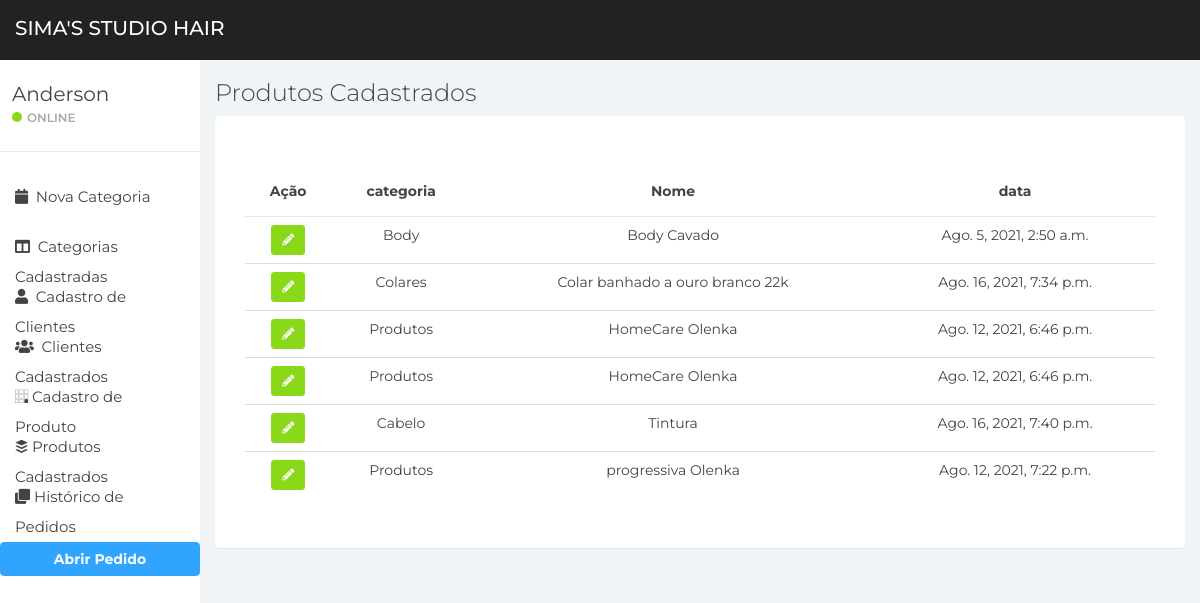
Page /item/list-produto/ on the committed database.
### apps/item/models.py (models this page shows, shortened)
class Item(models.Model):
    loja = models.ForeignKey(to=Store, on_delete=models.DO_NOTHING, blank=True, null=True)
    categoria = models.ForeignKey(to=Category, on_delete=models.DO_NOTHING)
    nome = models.CharField(max_length=200)
    descricao = models.TextField(max_length=200, blank=True, null=True)
    is_active = models.BooleanField(default=True)
    data = models.DateTimeField(auto_now_add=True)
    class Meta:
        verbose_name = 'Item'
        verbose_name_plural = 'Itens'

### apps/categoria/models.py (models this page shows)
class Category(models.Model):
    loja = models.ForeignKey(to=Store, on_delete=models.DO_NOTHING, null=True, blank=True)
    nome = models.CharField(max_length=200)
    descricao = models.CharField(max_length=300, blank=True, null=True)
    data = models.DateTimeField(auto_now_add=True)
    is_active = models.BooleanField(default=True)
    def __str__(self):
        return self.nome
    class Meta:
        verbose_name = 'Categoria'
        verbose_name_plural = 'Categorias'

### apps/item/views.py (the view)
# urls.py: path('list-produto/', views.list_item, name="list-produto")
def list_item(request):
    page_title = 'Produtos Cadastrados'
    msg = None
    notification = None
    itens = None
    itens = models.Item.objects.filter(is_active=True).order_by('nome')
    if not itens:
        msg = "Nenhum Produto Cadastrado"
        notification = 'danger'
    context = {
        'page_title': page_title, 'notification': notification, 'msg': msg, 'itens': itens
    }
    return render(request, 'itens_cadastrados.html', context)

### apps/item/templates/itens_cadastrados.html
{% extends 'base/base.html' %}
{% block content %}
<div class="panel-body">
    <div class="table-responsive">
        <table class="table">
            <thead>
            <tr>
                <th class="text-center">Ação</th>
                <th class="text-center">categoria</th>
                <th class="text-center">Nome</th>
                <th class="text-center">data</th>
            </tr>
            </thead>
            <tbody>
            {% for u in itens %}
            <tr>
                <td align="center">
                    <div class="btn-group btn-group-smd shadow" role="group" aria-label="Basic example">
                        <a href="{% url 'item:edit-produto' u.pk %}" class="btn btn-success btn-sm shadow"><i class="fas fa-pencil-alt"></i></a>
                    </div>
                </td>
                <td align="center">{{ u.categoria }}</td>
                <td align="center">{{ u.nome }}</td>
                <td align="center">{{ u.data }}</td>
            </tr>
            {% endfor %}
            </tbody>
        </table>
    </div>
</div>
{% endblock %}

### static/css/styles.css (style rules this page uses)
body { background: #f1f4f7; padding-top: 60px; font-size: 14px; color: #444444; font-family: "Montserrat", "Helvetica Neue", Helvetica, Arial, sans-serif; }
a, a:hover, a:focus { color: #30a5ff; }
.btn-success, .btn-success:hover, .btn-success:focus, .btn-success:active, .btn-success.active, .open > .dropdown-toggle.btn-success, .btn-success.disabled, .btn-success[disabled], fieldset[disabled] .btn-success, .btn-success.disabled:hover, .btn-success[disabled]:hover, fieldset[disabled] .btn-success:hover, .btn-success.disabled:focus, .btn-success[disabled]:focus, fieldset[disabled] .btn-success:focus, .btn-success.disabled:active, .btn-success[disabled]:active, fieldset[disabled] .btn-success:active, .btn-success.disabled.active, .btn-success[disabled].active, fieldset[disabled] .btn-success.active { background-color: #8ad919; border-color: #8ad919; }
.table { background: #fff; }
.table > thead > tr > th { border-bottom: 1px solid #e6e7e8; vertical-align: middle; height: 50px; }

### rows in the picture
Item: categoria "Body", nome "Body Cavado", data "Ago. 5, 2021, 2:50 a.m."
Item: categoria "Colares", nome "Colar banhado a ouro branco 22k", data "Ago. 16, 2021, 7:34 p.m."
Item: categoria "Produtos", nome "HomeCare Olenka", data "Ago. 12, 2021, 6:46 p.m."
Item: categoria "Produtos", nome "HomeCare Olenka", data "Ago. 12, 2021, 6:46 p.m."
Item: categoria "Cabelo", nome "Tintura", data "Ago. 16, 2021, 7:40 p.m."
Item: categoria "Produtos", nome "progressiva Olenka", data "Ago. 12, 2021, 7:22 p.m."

### other values in the picture
{{ page_title }} "Produtos Cadastrados"
